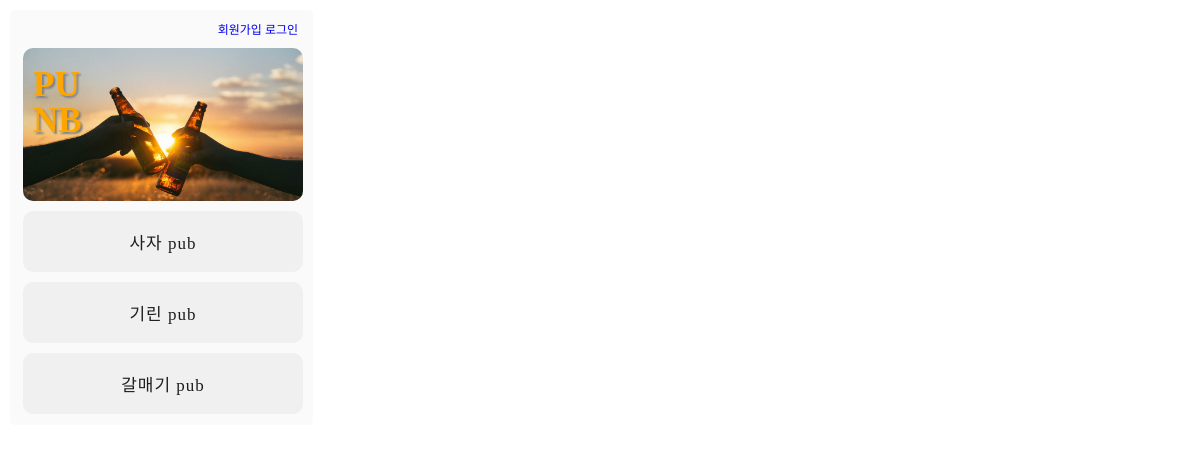
Before: / with the older database file.
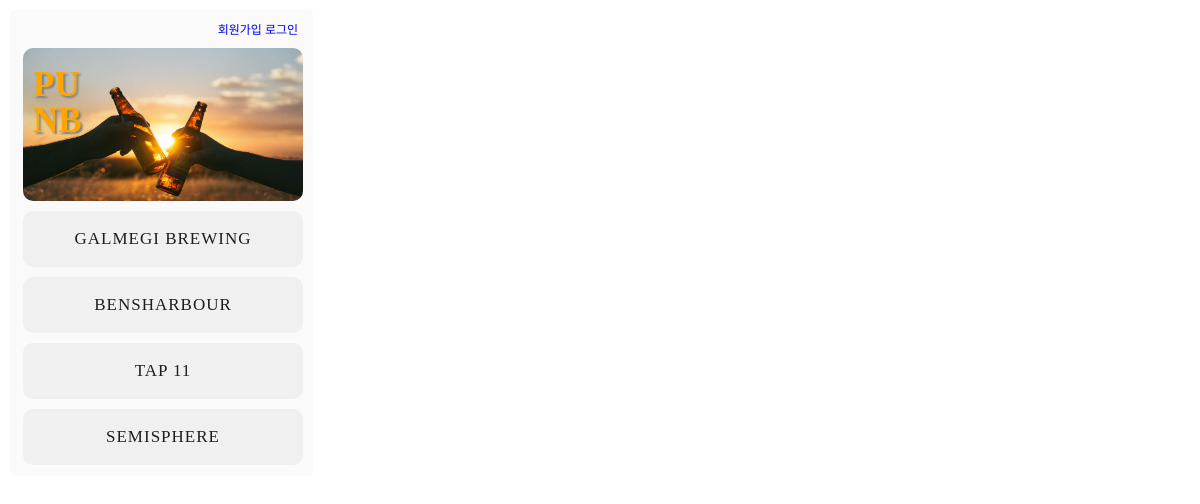
After: the same page with the newer database file.
### first/models.py (models this page shows, shortened)
class Publist(models.Model):
    title = models.CharField(max_length=100)
    number = models.CharField(max_length=100)

### first/views.py (the view)
# urls.py: path('',index ,name='index'),
def index(request):
    a = Publist.objects.all()
    return render(request,'index.html',{'a':a})

### first/templates/index.html (shortened to what this page needs)
{% load static %}
<!DOCTYPE html>
<html lang="en">
<head>
    <link rel="stylesheet" type="text/css" href="{% static 'css/index.css' %}">
</head>
<body>
    <div class = "wrapper">
        <div class="main_page">
        <div class="login">
        {%if user.is_authenticated%}
            {{user.username}}님이 접속하셨습니다.
            <a href="{%url 'logout' %}">로그아웃</a>
        {%else%}
        <a href="{%url 'sign_up'%}">회원가입</a>
        <a href="{%url 'login'%}">로그인</a>
        {%endif%}
        </div>
        <header>
            <h3> PU </h3>
            <h3> NB </h3>
        </header>
        <div class=pub_name>
        {% for mypub in a %}
        <a href="{% url 'pub' mypub.id %}">
            <div class="pub_list">
                <p>{{mypub.title}}</p>
            </div>
        </a>
        {% endfor %}
        </div>
    </div>
</body>
</html>

Changed rows visible on the page:
changed Publist: title "사자 pub" → "GALMEGI BREWING"
changed Publist: title "기린 pub" → "BENSHARBOUR"
changed Publist: title "갈매기 pub" → "TAP 11"
added Publist: title "SEMISPHERE"
